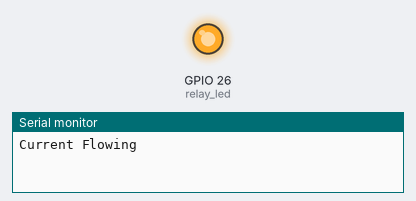
Recording of a sketch running on a simulated ESP32. On the bench: output pins drawn as LEDs (lit = HIGH), the last lines printed to the serial monitor.

Above: at 2.5 s.
At 7.5 s:
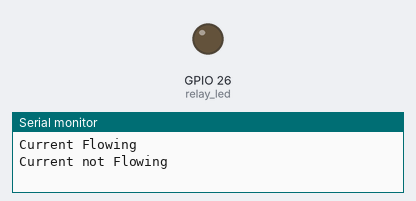
Timing chart, 0 to 13.0 s (numbered marks = the images above):
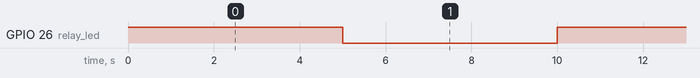

The sketch:

esp32_relay.ino
```cpp
const int relay = 25;
const int relay_led = 26;
 void setup() {
  Serial.begin(115200);
    pinMode(relay_led, OUTPUT);
 }

 void loop() {
  digitalWrite(relay_led, HIGH);
  Serial.println("Current Flowing");
  delay(5000);
  digitalWrite(relay_led, LOW);
  Serial.println("Current not Flowing");
  delay(5000);
 }
```

Measured:
- by itself, GPIO 26 (relay_led): alternates HIGH for 5.0 s and LOW for 5.0 s
